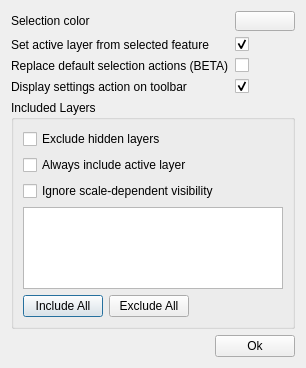
<?xml version="1.0" encoding="UTF-8"?>
<ui version="4.0">
 <class>SettingsDialog</class>
 <widget class="QDialog" name="SettingsDialog">
  <property name="geometry">
   <rect>
    <x>0</x>
    <y>0</y>
    <width>294</width>
    <height>368</height>
   </rect>
  </property>
  <property name="windowTitle">
   <string>MultiLayer Select Settings</string>
  </property>
  <layout class="QVBoxLayout" name="verticalLayout">
   <item>
    <layout class="QFormLayout" name="formLayout">
     <item row="0" column="0">
      <widget class="QLabel" name="label_2">
       <property name="text">
        <string>Selection color</string>
       </property>
      </widget>
     </item>
     <item row="0" column="1">
      <widget class="QgsColorButton" name="selectionColorButton">
       <property name="sizePolicy">
        <sizepolicy hsizetype="Fixed" vsizetype="Fixed">
         <horstretch>0</horstretch>
         <verstretch>0</verstretch>
        </sizepolicy>
       </property>
       <property name="minimumSize">
        <size>
         <width>60</width>
         <height>20</height>
        </size>
       </property>
       <property name="maximumSize">
        <size>
         <width>16777215</width>
         <height>20</height>
        </size>
       </property>
      </widget>
     </item>
     <item row="1" column="1">
      <widget class="QCheckBox" name="activeLayerCheckBox">
       <property name="text">
        <string/>
       </property>
       <property name="checked">
        <bool>true</bool>
       </property>
      </widget>
     </item>
     <item row="1" column="0">
      <widget class="QLabel" name="label">
       <property name="text">
        <string>Set active layer from selected feature</string>
       </property>
      </widget>
     </item>
     <item row="2" column="0">
      <widget class="QLabel" name="label_3">
       <property name="text">
        <string>Replace default selection actions (BETA)</string>
       </property>
      </widget>
     </item>
     <item row="3" column="0">
      <widget class="QLabel" name="label_4">
       <property name="text">
        <string>Display settings action on toolbar</string>
       </property>
      </widget>
     </item>
     <item row="2" column="1">
      <widget class="QCheckBox" name="replaceActionsCheckBox">
       <property name="text">
        <string/>
       </property>
      </widget>
     </item>
     <item row="3" column="1">
      <widget class="QCheckBox" name="showSettingsCheckBox">
       <property name="text">
        <string/>
       </property>
       <property name="checked">
        <bool>true</bool>
       </property>
      </widget>
     </item>
    </layout>
   </item>
   <item>
    <widget class="QGroupBox" name="groupBox">
     <property name="title">
      <string>Included Layers</string>
     </property>
     <layout class="QVBoxLayout" name="verticalLayout_2">
      <item>
       <widget class="QCheckBox" name="onlyVisibleCheckBox">
        <property name="toolTip">
         <string>If checked, ignore invisible layers (unchecked in layer tree)</string>
        </property>
        <property name="text">
         <string>Exclude hidden layers</string>
        </property>
       </widget>
      </item>
      <item>
       <widget class="QCheckBox" name="includeActiveLayerCheckBox">
        <property name="toolTip">
         <string>If checked, the active layer will be handled by the selection tools even if it is unchecked in the list below</string>
        </property>
        <property name="text">
         <string>Always include active layer</string>
        </property>
       </widget>
      </item>
      <item>
       <widget class="QCheckBox" name="ignoreScaleCheckBox">
        <property name="toolTip">
         <string>If checked, scale dependent visibility will be disabled while the selection occurs</string>
        </property>
        <property name="text">
         <string>Ignore scale-dependent visibility</string>
        </property>
       </widget>
      </item>
      <item>
       <widget class="QListView" name="view">
        <property name="toolTip">
         <string>Allow to define layers that will not be considered by the multiselection tools (i.e. vector basemaps)</string>
        </property>
       </widget>
      </item>
      <item>
       <layout class="QHBoxLayout" name="horizontalLayout_2">
        <item>
         <widget class="QPushButton" name="includeButton">
          <property name="text">
           <string>Include All</string>
          </property>
         </widget>
        </item>
        <item>
         <widget class="QPushButton" name="excludeButton">
          <property name="text">
           <string>Exclude All</string>
          </property>
         </widget>
        </item>
        <item>
         <spacer name="horizontalSpacer_2">
          <property name="orientation">
           <enum>Qt::Horizontal</enum>
          </property>
          <property name="sizeHint" stdset="0">
           <size>
            <width>40</width>
            <height>20</height>
           </size>
          </property>
         </spacer>
        </item>
       </layout>
      </item>
     </layout>
    </widget>
   </item>
   <item>
    <spacer name="verticalSpacer">
     <property name="orientation">
      <enum>Qt::Vertical</enum>
     </property>
     <property name="sizeHint" stdset="0">
      <size>
       <width>20</width>
       <height>40</height>
      </size>
     </property>
    </spacer>
   </item>
   <item>
    <layout class="QHBoxLayout" name="horizontalLayout">
     <item>
      <spacer name="horizontalSpacer">
       <property name="orientation">
        <enum>Qt::Horizontal</enum>
       </property>
       <property name="sizeHint" stdset="0">
        <size>
         <width>40</width>
         <height>20</height>
        </size>
       </property>
      </spacer>
     </item>
     <item>
      <widget class="QPushButton" name="okButton">
       <property name="text">
        <string>Ok</string>
       </property>
      </widget>
     </item>
    </layout>
   </item>
  </layout>
 </widget>
 <customwidgets>
  <customwidget>
   <class>QgsColorButton</class>
   <extends>QToolButton</extends>
   <header>qgscolorbutton.h</header>
  </customwidget>
 </customwidgets>
 <resources/>
 <connections>
  <connection>
   <sender>okButton</sender>
   <signal>clicked()</signal>
   <receiver>SettingsDialog</receiver>
   <slot>accept()</slot>
   <hints>
    <hint type="sourcelabel">
     <x>96</x>
     <y>200</y>
    </hint>
    <hint type="destinationlabel">
     <x>133</x>
     <y>110</y>
    </hint>
   </hints>
  </connection>
 </connections>
</ui>
